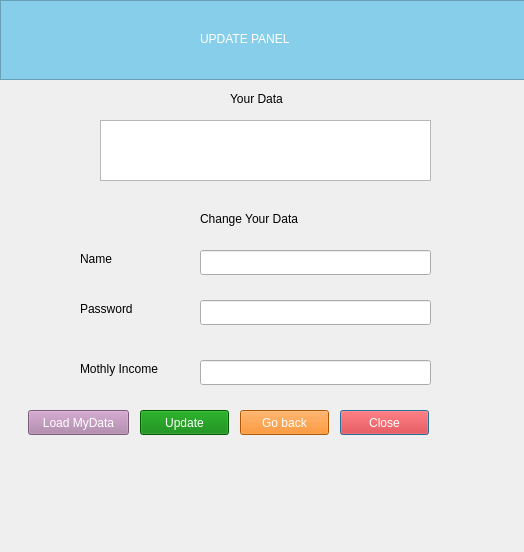
<?xml version="1.0" encoding="UTF-8"?>
<ui version="4.0">
 <class>update</class>
 <widget class="QDialog" name="update">
  <property name="geometry">
   <rect>
    <x>0</x>
    <y>0</y>
    <width>524</width>
    <height>552</height>
   </rect>
  </property>
  <property name="windowTitle">
   <string>Dialog</string>
  </property>
  <widget class="QFrame" name="frame">
   <property name="geometry">
    <rect>
     <x>0</x>
     <y>0</y>
     <width>531</width>
     <height>80</height>
    </rect>
   </property>
   <property name="styleSheet">
    <string notr="true">background-color:skyblue;</string>
   </property>
   <property name="frameShape">
    <enum>QFrame::StyledPanel</enum>
   </property>
   <property name="frameShadow">
    <enum>QFrame::Raised</enum>
   </property>
   <widget class="QLabel" name="label">
    <property name="geometry">
     <rect>
      <x>200</x>
      <y>30</y>
      <width>141</width>
      <height>17</height>
     </rect>
    </property>
    <property name="styleSheet">
     <string notr="true">color:white;
font: 14pt &quot;Ubuntu&quot;;</string>
    </property>
    <property name="text">
     <string>UPDATE PANEL</string>
    </property>
   </widget>
  </widget>
  <widget class="QLabel" name="label_2">
   <property name="geometry">
    <rect>
     <x>230</x>
     <y>90</y>
     <width>71</width>
     <height>17</height>
    </rect>
   </property>
   <property name="text">
    <string>Your Data</string>
   </property>
  </widget>
  <widget class="QTableView" name="mainInfo">
   <property name="geometry">
    <rect>
     <x>100</x>
     <y>120</y>
     <width>331</width>
     <height>61</height>
    </rect>
   </property>
  </widget>
  <widget class="QLabel" name="label_3">
   <property name="geometry">
    <rect>
     <x>200</x>
     <y>210</y>
     <width>131</width>
     <height>17</height>
    </rect>
   </property>
   <property name="text">
    <string>Change Your Data</string>
   </property>
  </widget>
  <widget class="QLabel" name="label_4">
   <property name="geometry">
    <rect>
     <x>80</x>
     <y>250</y>
     <width>67</width>
     <height>17</height>
    </rect>
   </property>
   <property name="text">
    <string>Name</string>
   </property>
  </widget>
  <widget class="QLabel" name="label_5">
   <property name="geometry">
    <rect>
     <x>80</x>
     <y>300</y>
     <width>67</width>
     <height>17</height>
    </rect>
   </property>
   <property name="text">
    <string>Password</string>
   </property>
  </widget>
  <widget class="QLabel" name="label_6">
   <property name="geometry">
    <rect>
     <x>80</x>
     <y>360</y>
     <width>101</width>
     <height>17</height>
    </rect>
   </property>
   <property name="text">
    <string>Mothly Income</string>
   </property>
  </widget>
  <widget class="QLineEdit" name="name">
   <property name="geometry">
    <rect>
     <x>200</x>
     <y>250</y>
     <width>231</width>
     <height>25</height>
    </rect>
   </property>
  </widget>
  <widget class="QLineEdit" name="password">
   <property name="geometry">
    <rect>
     <x>200</x>
     <y>300</y>
     <width>231</width>
     <height>25</height>
    </rect>
   </property>
  </widget>
  <widget class="QLineEdit" name="mincome">
   <property name="geometry">
    <rect>
     <x>200</x>
     <y>360</y>
     <width>231</width>
     <height>25</height>
    </rect>
   </property>
  </widget>
  <widget class="QPushButton" name="pushButton">
   <property name="geometry">
    <rect>
     <x>340</x>
     <y>410</y>
     <width>89</width>
     <height>25</height>
    </rect>
   </property>
   <property name="styleSheet">
    <string notr="true">color:white;
background-color:red;</string>
   </property>
   <property name="text">
    <string>Close</string>
   </property>
  </widget>
  <widget class="QPushButton" name="pushButton_2">
   <property name="geometry">
    <rect>
     <x>240</x>
     <y>410</y>
     <width>89</width>
     <height>25</height>
    </rect>
   </property>
   <property name="styleSheet">
    <string notr="true">background-color:rgb(245, 121, 0);
color:white;</string>
   </property>
   <property name="text">
    <string>Go back</string>
   </property>
  </widget>
  <widget class="QPushButton" name="pushButton_3">
   <property name="geometry">
    <rect>
     <x>140</x>
     <y>410</y>
     <width>89</width>
     <height>25</height>
    </rect>
   </property>
   <property name="styleSheet">
    <string notr="true">background-color:green;
color:white;
</string>
   </property>
   <property name="text">
    <string>Update</string>
   </property>
  </widget>
  <widget class="QPushButton" name="pushButton_4">
   <property name="geometry">
    <rect>
     <x>28</x>
     <y>410</y>
     <width>101</width>
     <height>25</height>
    </rect>
   </property>
   <property name="styleSheet">
    <string notr="true">background-color:rgb(173, 127, 168);
color:white;
</string>
   </property>
   <property name="text">
    <string>Load MyData</string>
   </property>
  </widget>
 </widget>
 <resources/>
 <connections/>
</ui>
